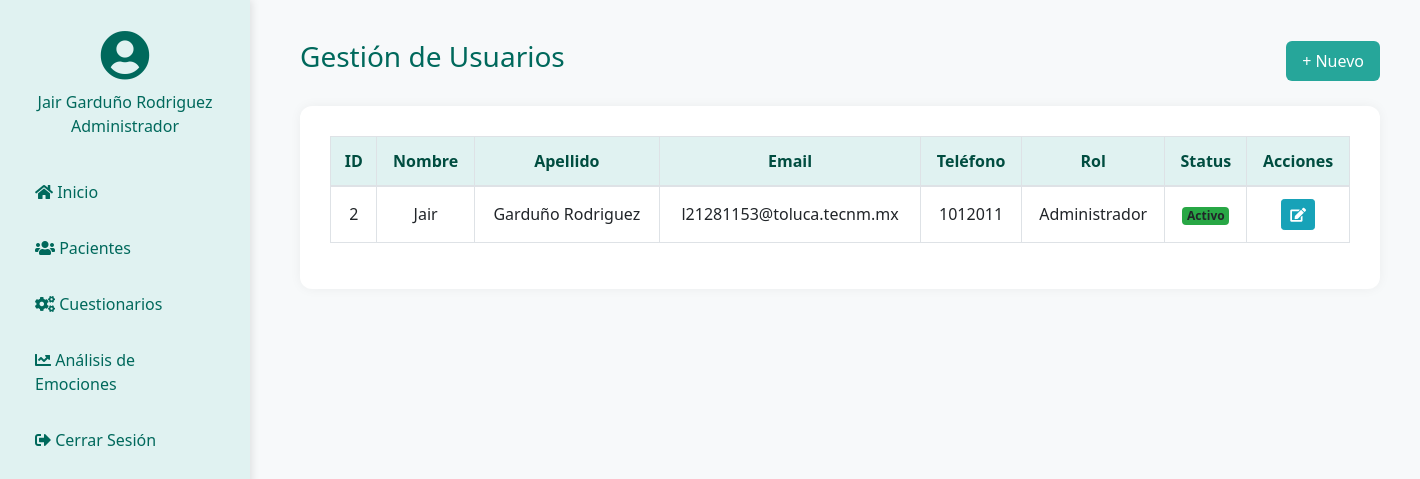
Page /alithor/usuarios/ (signed in) on the earlier database version.
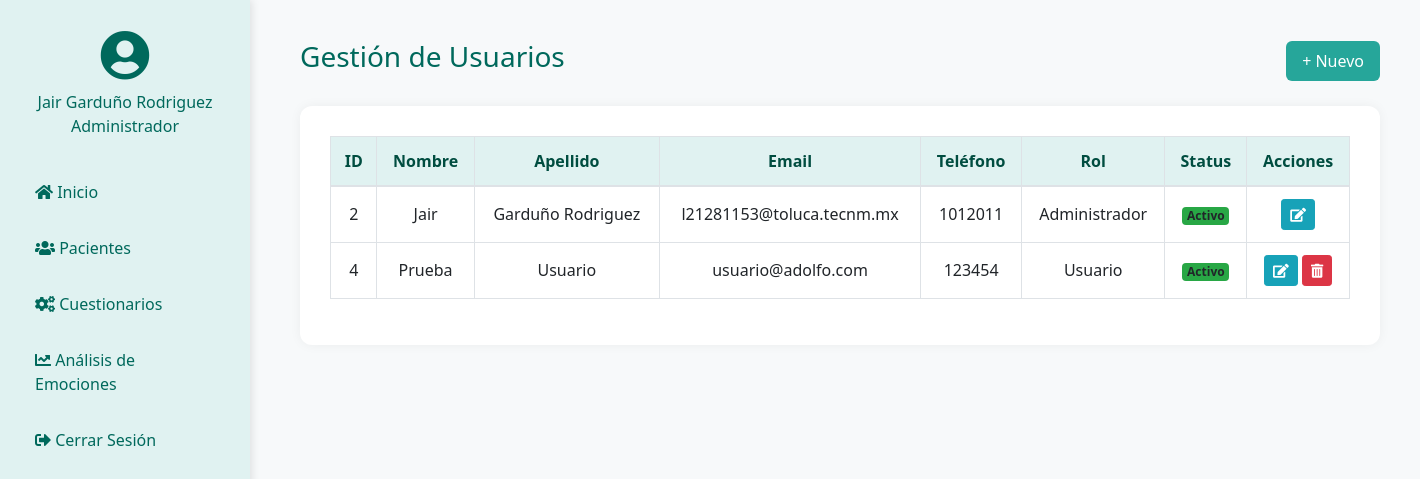
Same page on the later database version.
### alithor/models.py (models this page shows, shortened)
class Usuario(models.Model):
    nombre = models.CharField(max_length=100)
    apellido = models.CharField(max_length=100)
    numero_empleado = models.CharField(max_length=20)
    correo = models.EmailField(unique=True)
    contrasena = models.CharField(max_length=255)
    rol = models.CharField(max_length=50)
    status = models.CharField(max_length=50)
    creado_en = models.DateTimeField(auto_now_add=True)

### alithor/views.py (the view)
# urls.py: path('usuarios/', views.UsuariosView.as_view(), name='usuarios'),
class UsuariosView(View):
    def get(self, request):
        nombre = request.session.get('nombre')
        apellido = request.session.get('apellido')
        rol = request.session.get('rol')
        if rol != 'Administrador':
            return JsonResponse({'success': True, 'redirect_url': '/alithor/cuestionarios/'})
        usuarios = Usuario.objects.all()
        context = {
            'nombre': nombre,
            'apellido': apellido,
            'rol': rol,
            'usuarios': usuarios,
        }
        return render(request, 'usuarios.html', context)

### templates/usuarios.html (shortened to what this page needs)
<!DOCTYPE html>
<html lang="es">
<head>
  <link href="https://stackpath.bootstrapcdn.com/bootstrap/4.5.2/css/bootstrap.min.css" rel="stylesheet" />
  <link rel="stylesheet" href="https://cdnjs.cloudflare.com/ajax/libs/font-awesome/5.15.4/css/all.min.css" />
</head>
<body>
  {% include 'partials/sidebar.html' %}
  <div class="container">
    <div class="title-container d-flex justify-content-between align-items-center mb-4">
      <h3>Gestión de Usuarios</h3>
      <button class="btn btn-custom" onclick="openAddModal()">+ Nuevo</button>
    </div>
    <div class="table-container">
      <div class="table-responsive">
        <table class="table table-bordered table-hover">
          <thead class="text-center">
            <tr>
              <th>ID</th>
              <th>Nombre</th>
              <th>Apellido</th>
              <th>Email</th>
              <th>Teléfono</th>
              <th>Rol</th>
              <th>Status</th>
              <th>Acciones</th>
            </tr>
          </thead>
          <tbody class="text-center">
            {% for usuario in usuarios %}
              <tr>
                <td>{{ usuario.id }}</td>
                <td>{{ usuario.nombre }}</td>
                <td>{{ usuario.apellido }}</td>
                <td>{{ usuario.correo }}</td>
                <td>{{ usuario.numero_empleado }}</td>
                <td>{{ usuario.rol }}</td>
                <td>
                  {% if usuario.status %}
                    <span class="badge bg-success">Activo</span>
                  {% else %}
                    <span class="badge bg-danger">Inactivo</span>
                  {% endif %}
                </td>
                <td>
                  <button class="btn btn-sm btn-info text-white" onclick="openEditModal({{ usuario.id }}, '{{ usuario.nombre }}', '{{ usuario.apellido }}', '{{ usuario.correo }}', '{{ usuario.numero_empleado }}', '{{ usuario.rol }}', '{{ usuario.status }}')">
                    <i class="fas fa-edit"></i>
                  </button>
                  {% if usuario.rol != 'Administrador' %}
                    <button class="btn btn-sm btn-danger" onclick="openDeleteModal({{ usuario.id }})">
                      <i class="fas fa-trash-alt"></i>
                    </button>
                  {% endif %}
                </td>
              </tr>
            {% empty %}
              <tr><td colspan="8">No hay usuarios registrados.</td></tr>
            {% endfor %}
          </tbody>
        </table>
      </div>
    </div>
  </div>
</body>
</html>

### templates/partials/sidebar.html
<div class="sidebar">
  <div class="user-info">
    <i class="fas fa-user-circle"></i>
    <p>
      {{ nombre }} {{ apellido }}<br />{{ rol }}
    </p>
  </div>
  <a href="{% url 'alithor:dashboard' %}"><i class="fas fa-home"></i> Inicio</a>
  <a href="{% url 'alithor:usuarios' %}"><i class="fas fa-users"></i> Pacientes</a>
  <a href="{% url 'alithor:cuestionarios' %}"><i class="fas fa-cogs"></i> Cuestionarios</a>
  <a href="{% url 'alithor:analisis_emociones' %}"><i class="fas fa-chart-line"></i> Análisis de Emociones</a>
  <a href="#"><i class="fas fa-sign-out-alt"></i> Cerrar Sesión</a>
</div>

Differences in the rows shown:
added Usuario: id "4", nombre "Prueba", apellido "Usuario", correo "usuario@adolfo.com", numero_empleado "123454", rol "Usuario", status "Activo"
